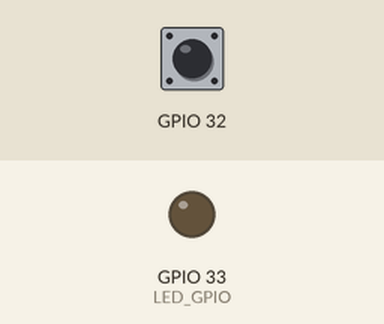
Recording of a program running on a simulated ESP32. On the bench: output pins drawn as LEDs (lit = HIGH). Inputs (shaded band) come from the test bench; at power-on: GPIO 32 HIGH.

Above: at 1.2 s.
1.3 s: GPIO 32 pulled LOW for 0.15 s
Timing chart, 0 to 4.3 s (numbered marks = the images above; inputs shaded):
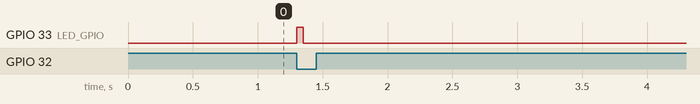

The program:

main.cpp
```cpp
#include "esp32-hal-ledc.h"
#include "esp32-hal-touch.h"
#include "esp_attr.h"
#include "freertos/portmacro.h"
#include <Arduino.h>
#include <cstdint>
#include <esp_log.h>
#include <sys/types.h>

/**
 * Touch Sensor
 *
 * touch / capcitive sensor is natively available
 * on gpios = [ 32, 33, 27, 14, 12, 13, 4, 0 , 2, 15 ]
 */
constexpr uint8_t TOUCH_GPIO = 32;
constexpr uint8_t TOUCH_THRESHOLD = 25;
constexpr uint8_t LED_GPIO = 33;

portMUX_TYPE mux = portMUX_INITIALIZER_UNLOCKED;
volatile bool touchDetected = false;

void IRAM_ATTR onTouch() {
  portENTER_CRITICAL_ISR(&mux);
  touchDetected = true;
  portEXIT_CRITICAL_ISR(&mux);
}

void setup() {
  Serial.begin(115200);
  ledcSetup(0, 12000, 8);
  ledcAttachPin(LED_GPIO, 0);
  touchAttachInterrupt(TOUCH_GPIO, onTouch, TOUCH_THRESHOLD);
}

void loop() {

  bool takeAction = false;

  portENTER_CRITICAL(&mux);
  takeAction = touchDetected;
  touchDetected = false; // reset after consumption
  portEXIT_CRITICAL(&mux);

  if (takeAction) {
    ledcWrite(0, 255);
  } else {
    ledcWrite(0, 0);
  }

  // this delay is the "latch duration" as touchDeteced is
  // only reset to false once per loop
  delay(50);
}
```

Measured:
- after the input at 1.3 s, GPIO 33 (LED_GPIO): LOW → HIGH at once, → LOW 0.05 s later
